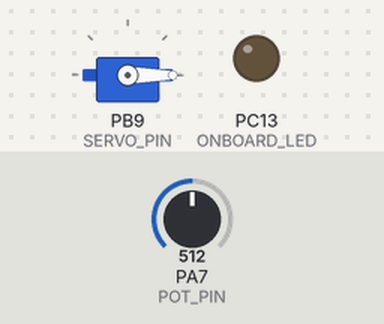
The sketch below on a simulated STM32 Blue Pill. On the bench: servo, output pins drawn as LEDs (lit = HIGH). The inputs (shaded band) are chosen by the test bench; at power-on: PA7 (POT_PIN) = 512.

Above: at 0.05 s.
Timing chart, 0 to 3.4 s (numbered marks = the images above):
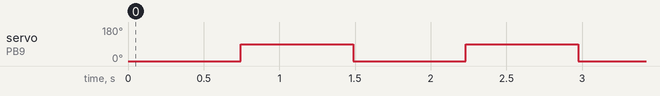

Measured:
- by itself, servo on PB9 (SERVO_PIN): alternates 90° for 0.74 s and 0° for 0.74 s

The sketch:

main.ino
```cpp
#include <Servo.h>

Servo srv;

#define ONBOARD_LED PC13
#define SERVO_PIN PB9
#define POT_PIN PA7

void setup() {
  srv.attach(SERVO_PIN);
  pinMode(ONBOARD_LED, OUTPUT);
  pinMode(POT_PIN, INPUT);
  digitalWrite(ONBOARD_LED, 0);
}

void loop() {
  int val = analogRead(POT_PIN);

  int time_delay = map(val, 0, 1000, 1000, 500);

  srv.write(0);
  delay(time_delay);

  srv.write(90);
  delay(time_delay);
}
```
